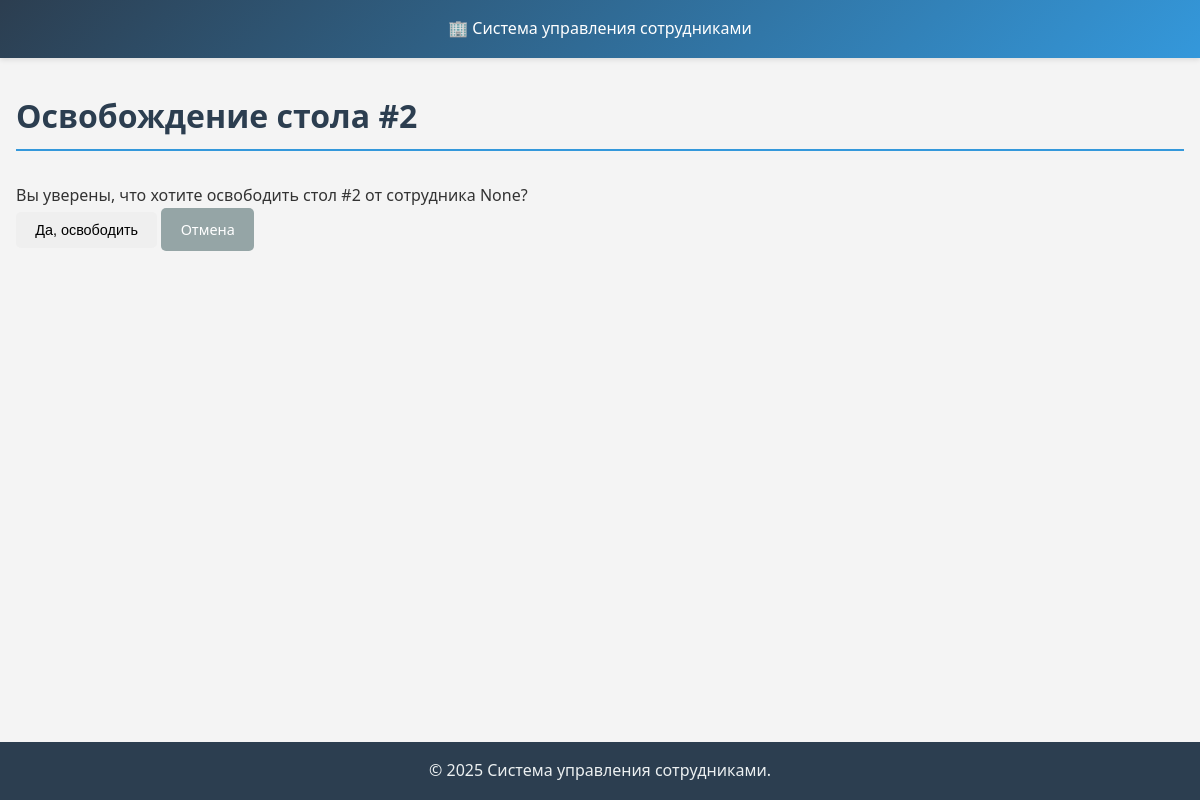
The app's page /workplaces/2/release/ (signed in), older data.
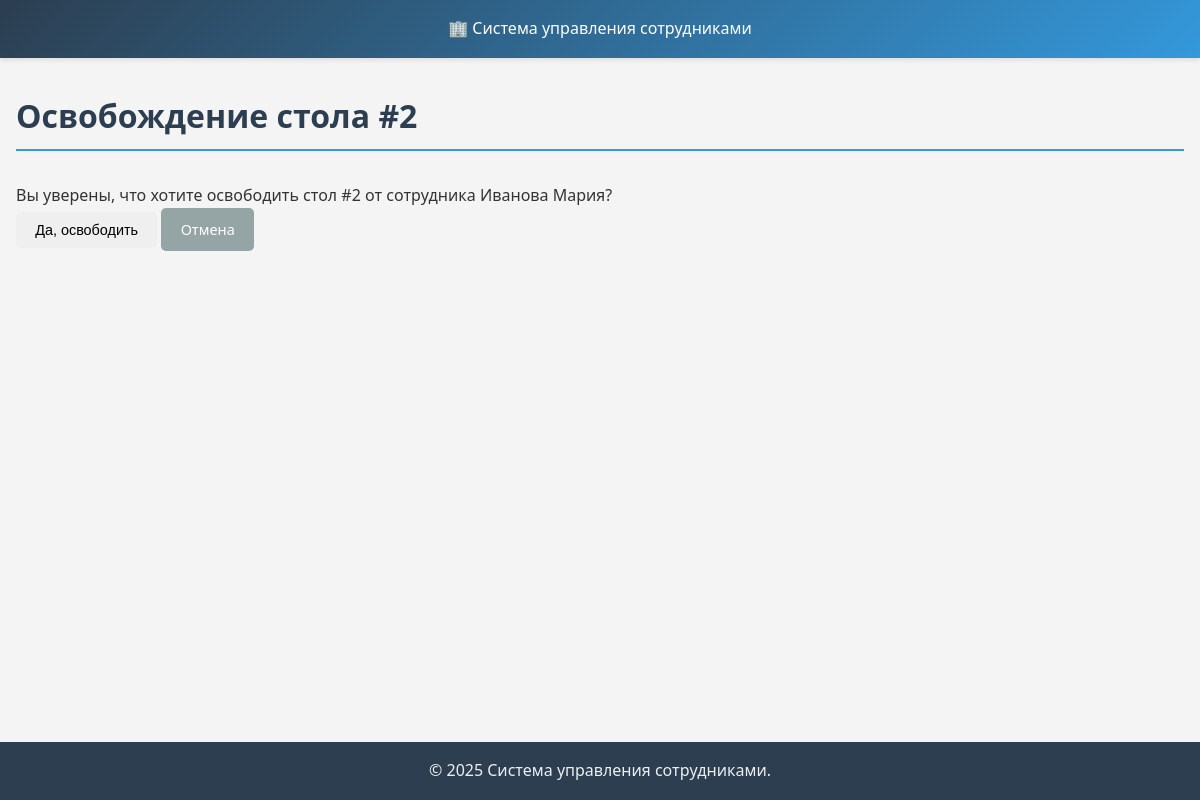
The same page, newer data.
### workplaces/models.py (models this page shows, shortened)
class Workplace(models.Model):
    desk_number = models.CharField(
        max_length=10, unique=True, verbose_name="Номер стола"
    )
    employee = models.OneToOneField(
        Employee,
        on_delete=models.SET_NULL,
        null=True,
        blank=True,
        related_name="workplace",  # Добавляем related_name
        verbose_name="Сотрудник",
    )
    additional_info = models.TextField(
        blank=True, verbose_name="Дополнительная информация"
    )
    class Meta:
        verbose_name = "Рабочее место"
        verbose_name_plural = "Рабочие места"

### employees/models.py (models this page shows, shortened)
class Employee(AbstractUser):
    GENDER_CHOICES = [
        ("M", "Мужской"),
        ("F", "Женский"),
    ]
    email = models.EmailField(
        unique=True,
        verbose_name="Email",
        blank=False,
    )
    username = models.CharField(
        max_length=150,
        unique=True,
        verbose_name="Логин",
    )
    middle_name = models.CharField(max_length=100, blank=True, verbose_name="Отчество")
    gender = models.CharField(max_length=1, choices=GENDER_CHOICES, verbose_name="Пол")
    description = models.TextField(blank=True, verbose_name="Описание")
    """
    groups = models.ManyToManyField(
        Group,
        verbose_name="Группы",
        blank=True,
        related_name="employee_groups",  # чтобы избежать конфликтов
        related_query_name="employees",
    )
    """
    class Meta:
        ordering = ("-date_joined",)
        verbose_name = "Сотрудник"
        verbose_name_plural = "Сотрудники"
    def __str__(self):
        return f"{self.last_name} {self.first_name}"

### workplaces/views.py (the view, shortened to what this page needs)
class WorkplaceReleaseView(LoginRequiredMixin, UpdateView):
    model = Workplace
    fields = []  # Не нужны поля
    template_name = "workplaces/clear_workplace.html"

### templates/workplaces/clear_workplace.html (shortened to what this page needs)
{% extends 'base.html' %}
{% load static %}
{% block extra_css %}
    <link rel="stylesheet" href="{% static 'css/workplaces/workplaces.css' %}">
{% endblock %}
{% block content %}
<div class="container">
    <h1>Освобождение стола #{{ workplace.desk_number }}</h1>
    <div class="alert alert-warning">
        <p>Вы уверены, что хотите освободить стол #{{ workplace.desk_number }} от сотрудника {{ workplace.employee }}?</p>
    </div>
    <form method="post">
        <button type="submit" class="btn btn-warning">Да, освободить</button>
        <a href="{% url 'workplaces:workplaces' %}" class="btn btn-secondary">Отмена</a>
    </form>
</div>
{% endblock %}

Row changes from the older to the newer data that the page shows:
changed Workplace: employee "None" → "Иванова Мария"
